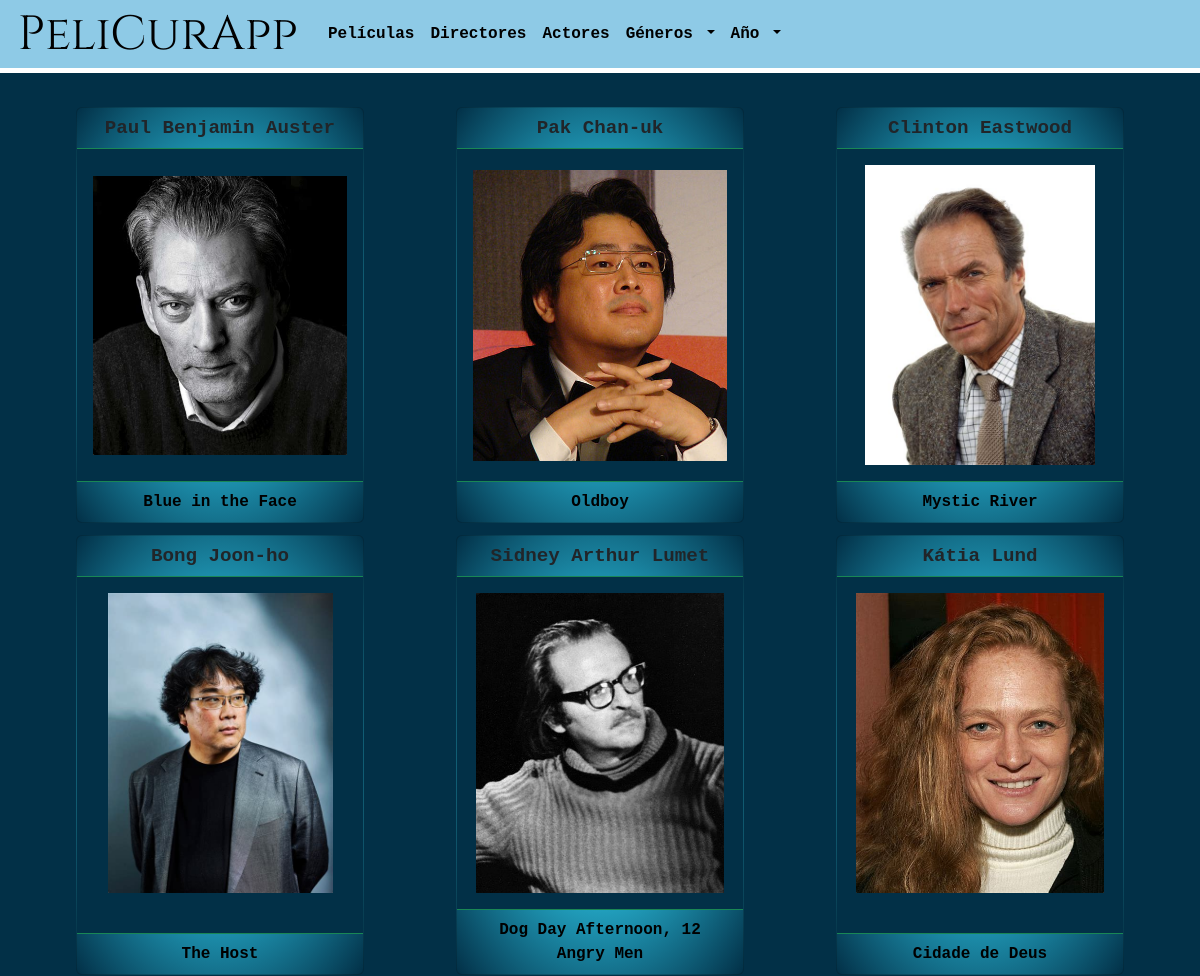
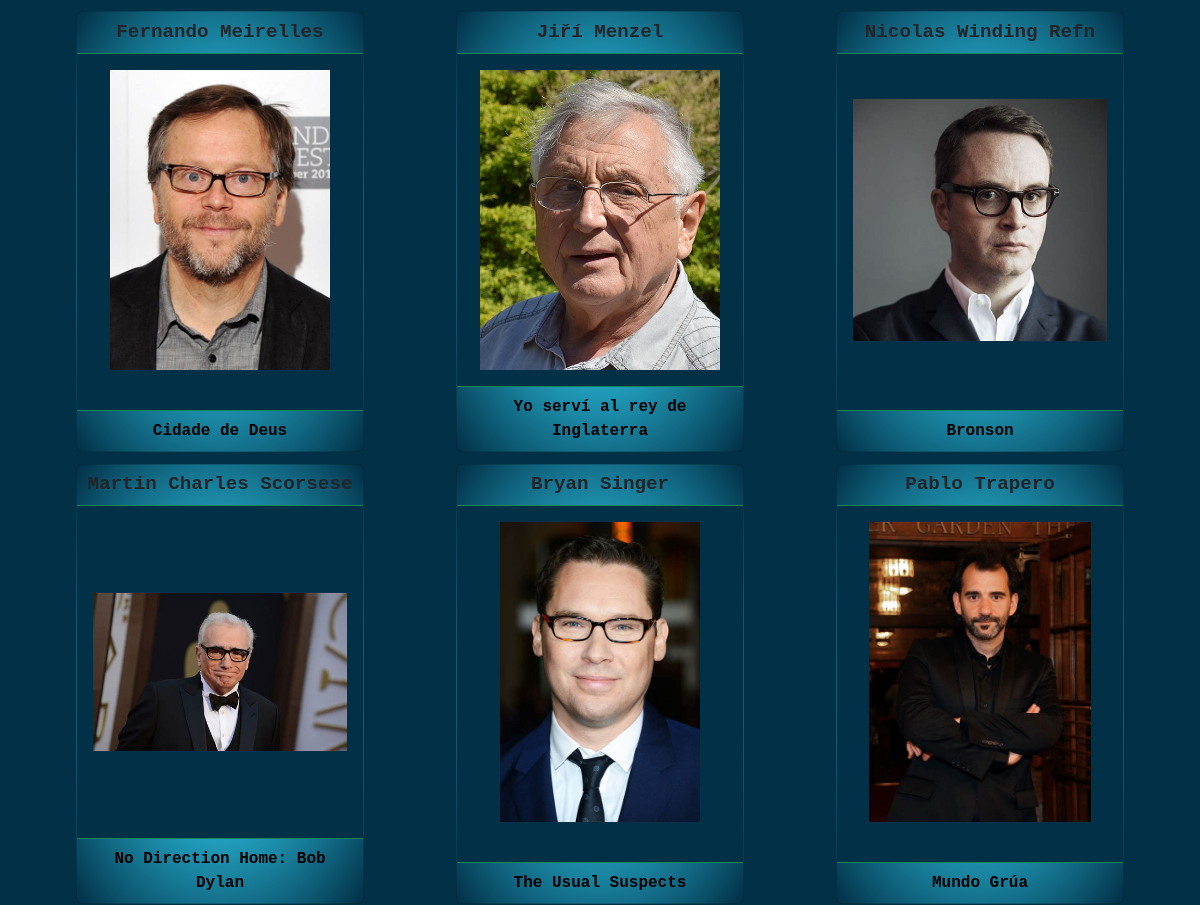
/pelicurapp/directores/ (upper part), run on an earlier commit of the app's database (2 pictures, top to bottom).
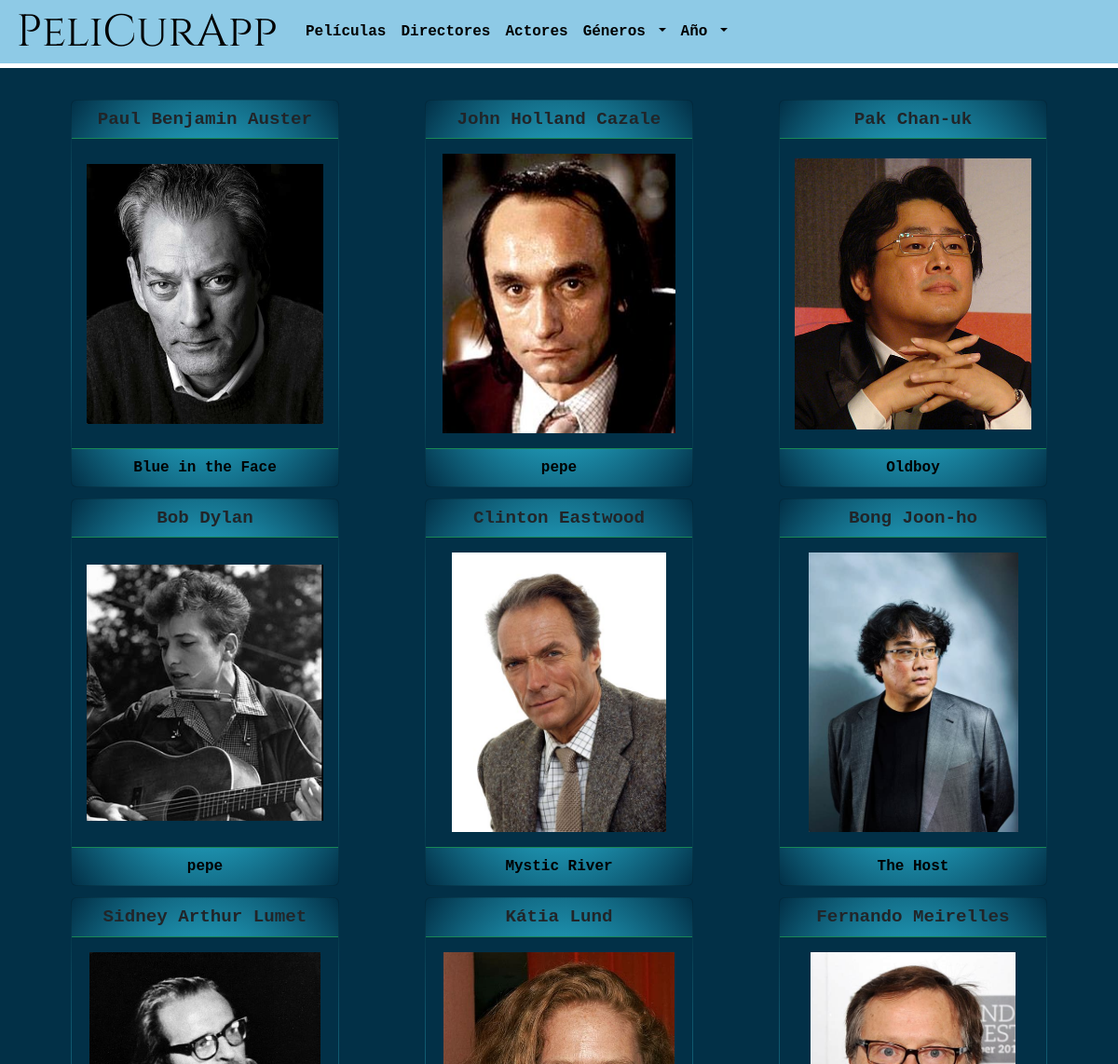
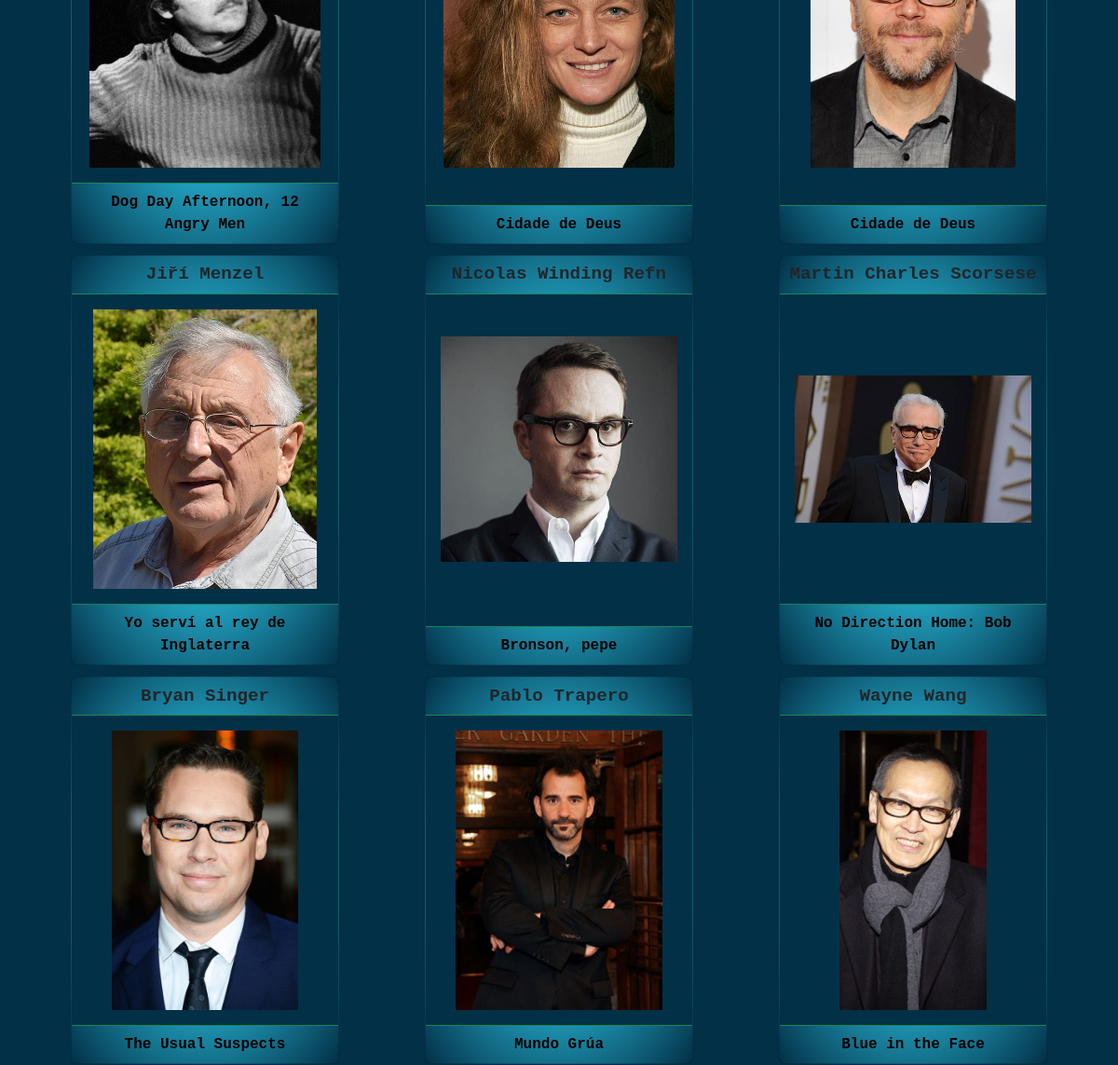
And on a later commit of the database (2 pictures, top to bottom).
### peliCura/models.py (models this page shows, shortened)
class Persona(models.Model):
    manager = PersonaManager()
    nombre = models.CharField("Nombre", max_length=70) # <input type="text"> en HTML
    apellido = models.CharField("Apellido", max_length=70)
    nombre_artistico = models.CharField("Nombre artístico", max_length=70, null=True, blank=True)
    nacionalidad = CountryField("Nacionalidad", max_length=70)
    foto = models.ImageField("Foto", upload_to='fotos_personas', null=True) # form widget es ClearableFileInput
    fecha_nacimiento = models.DateField("Fecha de nacimiento") # Solo el año
    biografia = models.TextField("Biografía", max_length=300)

class Pelicula(models.Model):
    manager = PeliculaManager()
    titulo = models.CharField("Titulo", max_length=100) # <input type="text"> en HTML
    sinopsis = models.TextField("Sinospis", max_length=500) # <textarea> en HTML
    anio_realizacion = models.DateField("Año estreno") # solo el año
    duracion = models.IntegerField(validators=[
        MinValueValidator(1),
        MaxValueValidator(1240) # 1240 minutos = 24 hs de duración
    ]) # timedelta(days, seconds, miliseconds) en Python
    genero = models.ManyToManyField(Genero) # Relación muchos a muchos con Género
    director = models.ManyToManyField(Persona, related_name="director") # Relación muchos a muchos con Persona
    actor = models.ManyToManyField(Persona, related_name="actor") # Relación muchos a muchos con Persona
    puntuacion = models.FloatField("Puntuacion", default=0) # <input type="number"> y Float
    poster = models.ImageField("Póster", upload_to='posters_peliculas', null=True)

### peliCura/views.py (the view)
# urls.py: path('pelicurapp/directores/', ListadoDirectores.as_view(), name="directores-listado"),
class ListadoDirectores(TemplateView):
   template_name = "listado_directores.html"
   def get_context_data(self, **kwargs: Any) -> Dict[str, Any]:
      context = super().get_context_data(**kwargs)
      personas = Persona.manager.filter(director__isnull=False).distinct().order_by('apellido')
      context['personas'] = personas
      paginador = Paginator(personas, 36)
      page_number = self.request.GET.get("page")
      page_obj = paginador.get_page(page_number)
      context['page_obj'] = page_obj
      context['generoNavBar'] = Genero.manager.all().order_by('nombre')
      context['anioNavBar'] = list(Pelicula.manager.all().values_list('anio_realizacion__year',
                                                                       flat=True).distinct())
      return context

### peliCura/templates/listado_directores.html (shortened to what this page needs)
{% extends 'base_template.html' %}
{% load static %}
{% block contenido %}
<div class="container text-center">
  <div class="row row-cols-3">
    {% for persona in page_obj %}
      <div class="col">
        {% include 'card_persona.html' %}
      </div>
    {% empty %}
      <p>No existen personas para mostrar</p>
    {% endfor %}
  </div>
</div>
{% endblock %}

### peliCura/templates/card_persona.html (shortened to what this page needs)
{% load static %}
<div class="card bg-card-persona" style="max-width: 18rem; display:flex; flex-direction: column;">
  <div class="card-header bg-transparent border-success">{{ persona.nombre }} {{ persona.apellido }}</div>
  <div class="card-body text-success fondo-poster">
    <a href="{% url 'detalle-director-id' persona.id %}">
      <img src="{{ persona.foto.url }}" class="card-img-listado" alt="Foto de {{ persona.nombre }}
                                                                    {{ persona.apellido }}">
    </a>
  </div>
  <div class="card-footer bg-transparent border-success">
      {% if request.path == '/pelicurapp/directores/' %}
        {% for pelicula in persona.director.all %}
          {% if forloop.last %}
            <a href="{% url 'detalle-pelicula-id' pelicula.id %}" >{{ pelicula.titulo }}</a><br>
          {% else %}
            <a href="{% url 'detalle-pelicula-id' pelicula.id %}" >{{ pelicula.titulo }}, </a>
          {% endif %}
        {% endfor %}
    {% endif %}
  </div>
</div>

What changed in the data, as far as the page shows it:
now on this page (row unchanged): Persona: nombre "John Holland", apellido "Cazale", foto (picture)
added Pelicula: titulo "pepe"
now on this page (row unchanged): Persona: nombre "Bob", apellido "Dylan", foto (picture)
now on this page (row unchanged): Persona: nombre "Wayne", apellido "Wang", foto (picture), Pelicula (titulo "Blue in the Face")
